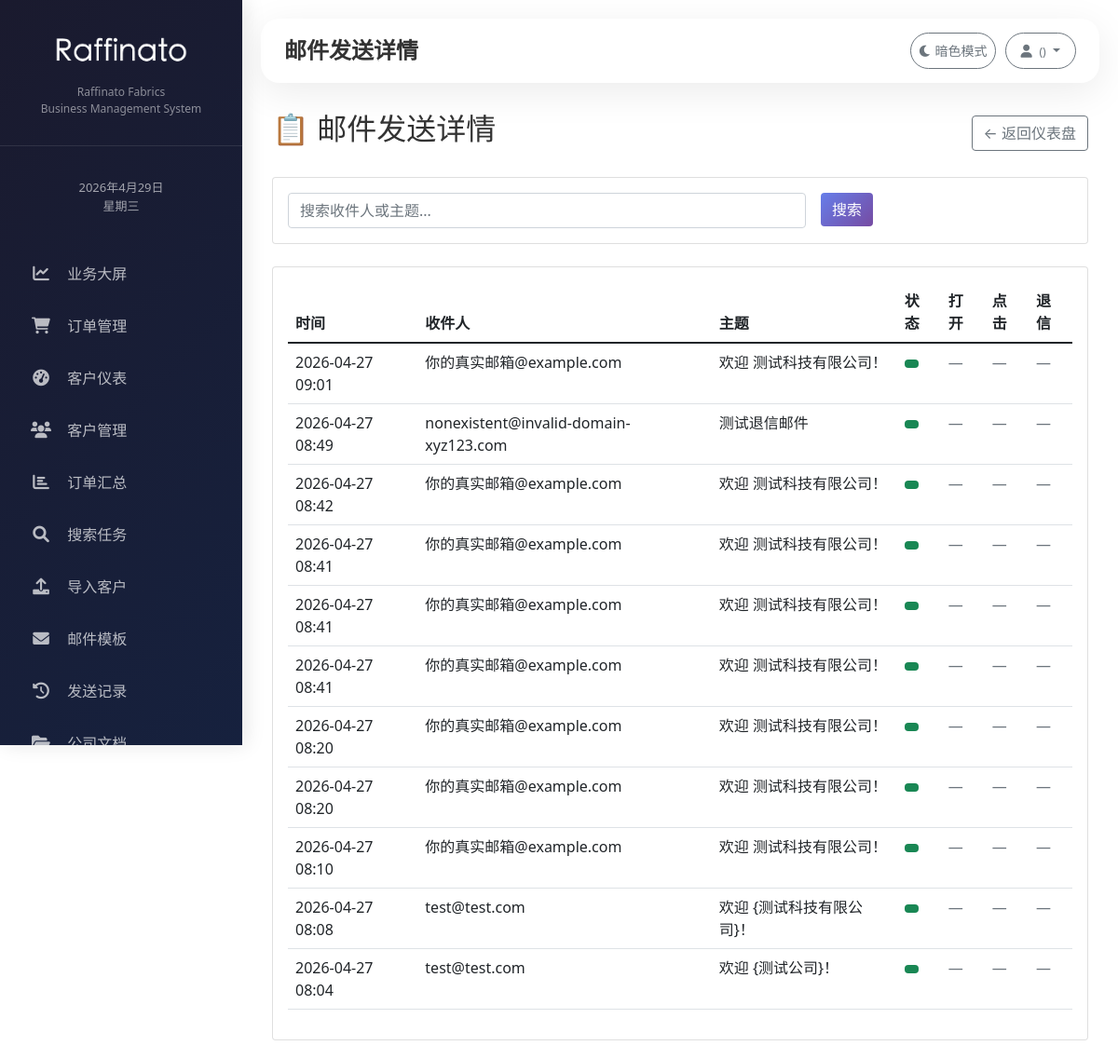
Page /email-stats/detail/ on the committed database.
### send_logs/models.py (models this page shows, shortened)
class SendLog(models.Model):
    customer = models.ForeignKey('customers.Customer', on_delete=models.CASCADE, null=True, blank=True)
    recipient = models.EmailField('收件人')
    subject = models.CharField('主题', max_length=500)
    content = models.TextField('内容')
    status = models.CharField('状态', max_length=20, default='pending')
    error_message = models.TextField('错误信息', blank=True)
    sent_at = models.DateTimeField('发送时间', auto_now_add=True)
    opened_at = models.DateTimeField('首次打开时间', null=True, blank=True)
    clicked_at = models.DateTimeField('首次点击时间', null=True, blank=True)
    click_count = models.IntegerField('点击次数', default=0)
    last_click_at = models.DateTimeField('最后点击时间', null=True, blank=True)
    is_bounced = models.BooleanField('是否退信', default=False)
    bounce_type = models.CharField('退信类型', max_length=20, blank=True, null=True)
    bounce_reason = models.TextField('退信原因', blank=True)
    class Meta:
        db_table = 'send_logs'
        ordering = ['-sent_at']

### customers/views.py (the view)
# urls.py: path('email-stats/detail/', views.email_stats_detail, name='email_stats_detail'),
def email_stats_detail(request):
    days = int(request.GET.get('days', 30))
    start_date = timezone.now() - timedelta(days=days)
    logs = SendLog.objects.filter(sent_at__gte=start_date).select_related('customer').order_by('-sent_at')
    search = request.GET.get('search', '')
    if search:
        logs = logs.filter(
            Q(recipient__icontains=search) |
            Q(subject__icontains=search)
        )
    page = int(request.GET.get('page', 1))
    page_size = 50
    total = logs.count()
    total_pages = (total + page_size - 1) // page_size
    logs = logs[(page - 1) * page_size:page * page_size]
    context = {
        'logs': logs,
        'days': days,
        'search': search,
        'page': page,
        'total_pages': total_pages,
        'total': total,
    }
    return render(request, 'customers/email_stats_detail.html', context)

### templates/customers/email_stats_detail.html (shortened to what this page needs)
{% extends 'base.html' %}
{% block page_title %}邮件发送详情{% endblock %}
{% block content %}
<div class="container-fluid mt-4">
    <div class="d-flex justify-content-between align-items-center mb-4">
        <h2>📋 邮件发送详情</h2>
        <div>
            <a href="{% url 'email_stats_dashboard' %}?days={{ days }}" class="btn btn-outline-secondary">← 返回仪表盘</a>
        </div>
    </div>
    <div class="card mb-4">
        <div class="card-body">
            <form method="get" class="row g-3">
                <div class="col-md-8">
                    <input type="text" name="search" class="form-control" placeholder="搜索收件人或主题..." value="{{ search }}">
                </div>
                <div class="col-md-4">
                    <button type="submit" class="btn btn-primary">搜索</button>
                </div>
            </form>
        </div>
    </div>
    <div class="card">
        <div class="card-body">
            <div class="table-responsive">
                <table class="table table-hover">
                    <thead>
                        <tr>
                            <th>时间</th>
                            <th>收件人</th>
                            <th>主题</th>
                            <th>状态</th>
                            <th>打开</th>
                            <th>点击</th>
                            <th>退信</th>
                        </tr>
                    </thead>
                    <tbody>
                        {% for log in logs %}
                        <tr>
                            <td>{{ log.sent_at|date:"Y-m-d H:i" }}</td>
                            <td>{{ log.recipient }}</td>
                            <td>{{ log.subject|truncatechars:50 }}</td>
                            <td>
                                <span class="badge {% if log.status == 'sent' %}bg-success{% else %}bg-danger{% endif %}">
                                </span>
                            </td>
                            <td>
                                {% if log.opened_at %}
                                <span class="text-success">✓ {{ log.opened_at|date:"H:i" }}</span>
                                {% else %}
                                <span class="text-muted">—</span>
                                {% endif %}
                            </td>
                            <td>
                                {% if log.click_count %}
                                <span class="text-info">{{ log.click_count }}次</span>
                                {% else %}
                                <span class="text-muted">—</span>
                                {% endif %}
                            </td>
                            <td>
                                {% if log.is_bounced %}
                                <span class="text-danger">{{ log.bounce_type|default:'退信' }}</span>
                                {% else %}
                                <span class="text-muted">—</span>
                                {% endif %}
                            </td>
                        </tr>
                        {% empty %}
                        <tr><td colspan="7" class="text-center">暂无数据</td></tr>
                        {% endfor %}
                    </tbody>
                </table>
            </div>
        </div>
    </div>
</div>
{% endblock %}

### templates/base.html (style rules this page uses)
.btn-primary { background: linear-gradient(135deg, #667eea, #764ba2); border: none; color: white; }
* { margin: 0; padding: 0; box-sizing: border-box; }
body { overflow-x: hidden; }
:root { --bg-color: #ffffff; --text-color: #333333; --card-bg: #f8f9fa; }
body { background-color: var(--bg-color); color: var(--text-color); transition: background-color 0.2s, color 0.2s; }

### rows in the picture
SendLog: sent_at "2026-04-27 09:01", recipient "你的真实邮箱@example.com", subject "欢迎 测试科技有限公司！"
SendLog: sent_at "2026-04-27 08:49", recipient "nonexistent@invalid-domain-xyz123.com", subject "测试退信邮件"
SendLog: sent_at "2026-04-27 08:42", recipient "你的真实邮箱@example.com", subject "欢迎 测试科技有限公司！"
SendLog: sent_at "2026-04-27 08:41", recipient "你的真实邮箱@example.com", subject "欢迎 测试科技有限公司！"
SendLog: sent_at "2026-04-27 08:41", recipient "你的真实邮箱@example.com", subject "欢迎 测试科技有限公司！"
SendLog: sent_at "2026-04-27 08:41", recipient "你的真实邮箱@example.com", subject "欢迎 测试科技有限公司！"
SendLog: sent_at "2026-04-27 08:20", recipient "你的真实邮箱@example.com", subject "欢迎 测试科技有限公司！"
SendLog: sent_at "2026-04-27 08:20", recipient "你的真实邮箱@example.com", subject "欢迎 测试科技有限公司！"
SendLog: sent_at "2026-04-27 08:10", recipient "你的真实邮箱@example.com", subject "欢迎 测试科技有限公司！"
SendLog: sent_at "2026-04-27 08:08", recipient "test@test.com", subject "欢迎 {测试科技有限公司}！"
SendLog: sent_at "2026-04-27 08:04", recipient "test@test.com", subject "欢迎 {测试公司}！"
